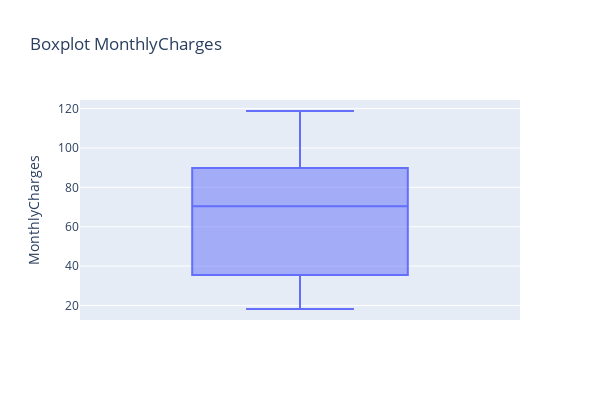

The notebook cell saved with this chart:
### Code cell
fig = px.box(df,y ='MonthlyCharges',height=400, width = 600, title = "Boxplot MonthlyCharges")
fig.show()

### Figure 1 — Plotly figure (JSON) as saved in the notebook; plotly's stock layout.template omitted (floating-point values rounded to 4 significant figures; data arrays with more than 128 entries replaced by an {"elided": "..."} marker saying what was removed)
{"data": [{"alignmentgroup": "True", "hovertemplate": "MonthlyCharges=%{y}<extra></extra>", "legendgroup": "", "marker": {"color": "#636efa"}, "name": "", "notched": false, "offsetgroup": "", "orientation": "v", "showlegend": false, "type": "box", "x0": " ", "xaxis": "x", "y": {"elided": "7043 float values"}, "y0": " ", "yaxis": "y"}], "layout": {"boxmode": "group", "height": 400, "legend": {"tracegroupgap": 0}, "title": {"text": "Boxplot MonthlyCharges"}, "width": 600, "xaxis": {"anchor": "y", "domain": [0, 1]}, "yaxis": {"anchor": "x", "domain": [0, 1], "title": {"text": "MonthlyCharges"}}}}
